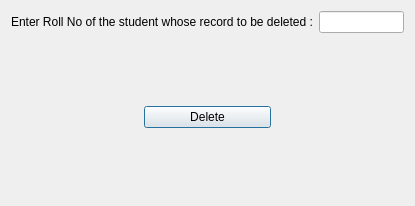
<?xml version="1.0" encoding="UTF-8"?>
<ui version="4.0">
 <class>Delete_report</class>
 <widget class="QDialog" name="Delete_report">
  <property name="geometry">
   <rect>
    <x>0</x>
    <y>0</y>
    <width>415</width>
    <height>206</height>
   </rect>
  </property>
  <property name="windowTitle">
   <string>Dialog</string>
  </property>
  <layout class="QHBoxLayout" name="horizontalLayout_3">
   <item>
    <layout class="QVBoxLayout" name="verticalLayout">
     <item>
      <layout class="QHBoxLayout" name="horizontalLayout_2">
       <item>
        <widget class="QLabel" name="label">
         <property name="text">
          <string>Enter Roll No of the student whose record to be deleted :</string>
         </property>
        </widget>
       </item>
       <item>
        <widget class="QLineEdit" name="lineEdit_rollno"/>
       </item>
      </layout>
     </item>
     <item>
      <layout class="QHBoxLayout" name="horizontalLayout">
       <item>
        <widget class="QLabel" name="label_2">
         <property name="text">
          <string/>
         </property>
        </widget>
       </item>
       <item>
        <widget class="QPushButton" name="pushButton">
         <property name="text">
          <string>Delete</string>
         </property>
        </widget>
       </item>
       <item>
        <widget class="QLabel" name="label_3">
         <property name="text">
          <string/>
         </property>
        </widget>
       </item>
      </layout>
     </item>
    </layout>
   </item>
  </layout>
 </widget>
 <resources/>
 <connections/>
</ui>
